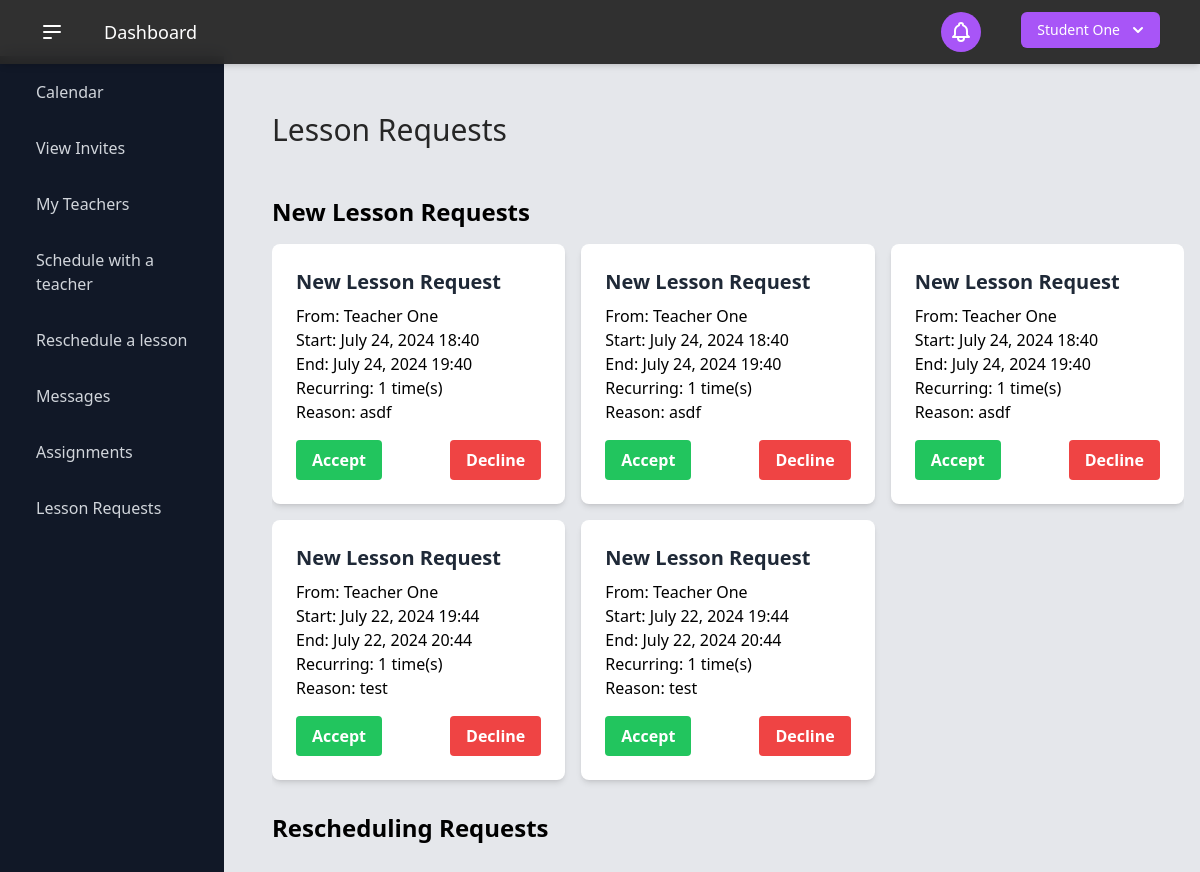
The app's page /lesson_requests/ (signed in), older data.
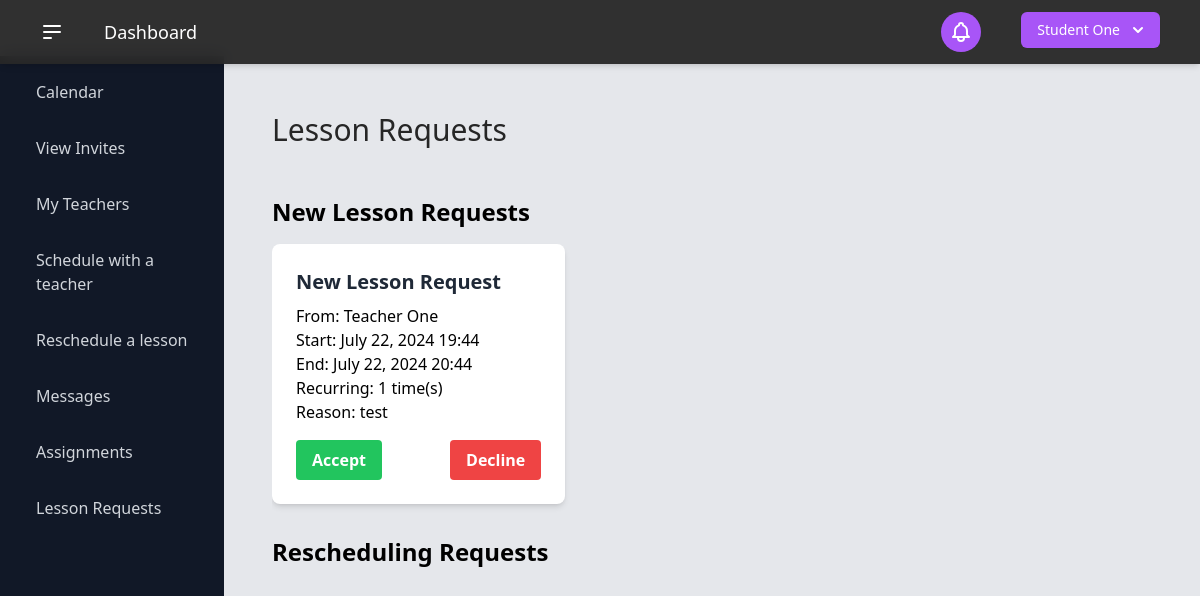
The same page, newer data.
### users/models.py (models this page shows, shortened)
class User(AbstractBaseUser):
    USER_TYPE_CHOICES = (
        (1, "Student"),
        (2, "Teacher"),
    )
    user_type = models.PositiveSmallIntegerField(
        choices=USER_TYPE_CHOICES,
        default=1,
    )
    email = models.EmailField(
        "email address",
        max_length=255,
        unique=True,
        validators=[EmailValidator(message="Enter a valid email address.")],
    )
    first_name = models.CharField(
        "first name",
        max_length=150,
        validators=[
            RegexValidator(r"^[a-zA-Z\s]+$", "Enter a valid first name (letters only).")
        ],
    )
    last_name = models.CharField(
        "last name",
        max_length=150,
        validators=[
            RegexValidator(r"^[a-zA-Z\s]+$", "Enter a valid last name (letters only).")
        ],
    )
    password = models.CharField(
        "password",
        max_length=255,
        validators=[
            MinLengthValidator(6),
            RegexValidator(
                r"^(?=.*[a-z])(?=.*[A-Z])(?=.*\d)[A-Za-z\d]{6,}$",
                "Password must have at least 6 characters, including a number and a capital letter.",
            ),
        ],
    )
    contact_number = PhoneNumberField()
    date_of_birth = models.DateField("date of birth")
    two_factor_enabled = models.BooleanField(default=False)
    two_factor_code = models.CharField(max_length=6, blank=True, null=True)
    two_factor_code_expiry = models.DateTimeField(blank=True, null=True)
    password_reset_token = models.CharField(max_length=100, null=True, blank=True)
    password_reset_token_created_at = models.DateTimeField(null=True, blank=True)
    objects = UserManager()
    USERNAME_FIELD = "email"
    REQUIRED_FIELDS = ["__all__"]
    def get_full_name(self):
        return f"{self.first_name} {self.last_name}"

class Teacher(models.Model):
    teacher_id = models.AutoField(primary_key=True)
    user = models.OneToOneField(User, on_delete=models.CASCADE)
    extra_teacher_info = models.TextField(
        "extra / optional teacher information",
        max_length=2000,
        blank=True,  # This field is optional
        null=True,
    )

### scheduling/models.py (models this page shows, shortened)
class LessonRequest(models.Model):
    request_id = models.AutoField(primary_key=True)
    student = models.ForeignKey(Student, on_delete=models.CASCADE)
    teacher = models.ForeignKey(Teacher, on_delete=models.CASCADE)
    requested_datetime = models.DateTimeField()
    is_approved = models.BooleanField(default=False)
    request_reason = models.CharField(max_length=255)
    end_datetime = models.DateTimeField(default=1)
    recurring_amount = models.IntegerField(default=False)
    is_sent_by_teacher = models.BooleanField(default=False)

### scheduling/views.py (the view, shortened to what this page needs)
# urls.py: path('lesson_requests/', views.lesson_requests, name='lesson_requests'),
@login_required
def lesson_requests(request):
    if request.user.user_type == 1:  # Student
        scheduling_requests = LessonRequest.objects.filter(
            student=request.user.student, is_approved=False
        )
        rescheduling_requests = ReschedulingRequest.objects.filter(
            original_lesson__student=request.user.student, is_approved=False
        )
    context = {
        "scheduling_requests": scheduling_requests,
        "rescheduling_requests": rescheduling_requests,
    }
    return render(request, "scheduling/lesson_requests.html", context)

### templates/scheduling/lesson_requests.html (shortened to what this page needs)
{% extends "_dashboard.html" %}
{% load static %}
{% block name %}Lesson Requests{% endblock %}
{% block content %}
<div class="container mx-auto py-8" x-data="{ showAcceptModal: false, showDeclineModal: false, selectedRequest: null, requestType: '' }">
    {% if scheduling_requests or rescheduling_requests %}
        <h2 class="text-2xl font-bold mb-4">New Lesson Requests</h2>
        <div class="grid grid-cols-1 md:grid-cols-2 lg:grid-cols-3 gap-4 mb-8">
            {% for request in scheduling_requests %}
                <div class="bg-white shadow-md rounded-lg p-6">
                    <h3 class="text-xl font-semibold text-gray-800 mb-2">New Lesson Request</h3>
                    {% if user.user_type == 1 %}
                        <p>From: {{ request.teacher.user.get_full_name }}</p>
                    {% else %}
                        <p>From: {{ request.student.user.get_full_name }}</p>
                    {% endif %}
                    <p>Start: {{ request.requested_datetime|date:"F d, Y H:i" }}</p>
                    <p>End: {{ request.end_datetime|date:"F d, Y H:i" }}</p>
                    <p>Recurring: {{ request.recurring_amount }} time(s)</p>
                    <p>Reason: {{ request.request_reason }}</p>
                    <div class="flex justify-between mt-4">
                        <button @click="showAcceptModal = true; selectedRequest = '{{ request.request_id }}'; requestType = 'schedule'" class="bg-green-500 hover:bg-green-600 text-white font-bold py-2 px-4 rounded">
                            Accept
                        </button>
                        <button @click="showDeclineModal = true; selectedRequest = '{{ request.request_id }}'; requestType = 'schedule'" class="bg-red-500 hover:bg-red-600 text-white font-bold py-2 px-4 rounded">
                            Decline
                        </button>
                    </div>
                </div>
            {% endfor %}
        </div>
        <h2 class="text-2xl font-bold mb-4">Rescheduling Requests</h2>
    {% else %}
        <p class="text-xl">No pending lesson requests.</p>
    {% endif %}
</div>
{% endblock %}

### templates/_dashboard.html (shortened to what this page needs)
{% load static %} {% load static tailwind_tags %}
<!DOCTYPE html>
<html lang="en">
  <head>
    {% tailwind_css %}
  </head>
  <body class="bg-neutral-200" x-data="{ sidebarOpen: true }">
    <div>
      <header class="sticky top-0 z-50">
        <div
          class="flex fixed top-0 py-2 w-full items-center justify-between bg-neutral-800 bg-opacity-95 backdrop-blur shadow-md"
        >
          <div class="flex flex-grow gap-x-10 px-10 text-lg text-white py-2.5">
            {% if user.is_authenticated %}
            <button
              @click="sidebarOpen = !sidebarOpen"
              class="text-white focus:outline-none"
            >
              <svg
                class="h-6 w-6"
                viewBox="0 0 24 24"
                fill="none"
                xmlns="http://www.w3.org/2000/svg"
              >
                <path
                  d="M4 6H20M4 12H20M4 18H11"
                  stroke="currentColor"
                  stroke-width="2"
                  stroke-linecap="round"
                  stroke-linejoin="round"
                ></path>
              </svg>
            </button>
            <div class="flex">
              <a href="{% url 'dashboard' %}" class="hover:text-purple-400"
                >Dashboard</a
              >
            </div>
            {% endif %}
          </div>
          <div
            id="messages-container"
            class="fixed left-1/2 transform -translate-x-1/2 z-50 w-full max-w-md px-4"
          >
            <div class="w-full pt-2">
            </div>
          </div>
          <div class="flex gap-x-6 px-6">
            {% block navright %} {% endblock navright %} {% if user.is_authenticated %}
            {% include "components/notification.html" %}
            {% include "components/current_user.html" %}
            {% endif %}
          </div>
        </div>
      </header>
      <main class="relative">
        <div class="flex h-screen bg-gray-200">
          <div
            class="z-30 inset-y-0 left-0 w-56 transition duration-300 transform bg-gray-900 overflow-y-auto fixed top-14"
            :class="{'translate-x-0 ease-out': sidebarOpen, '-translate-x-full ease-in': !sidebarOpen}"
          >
            <a
              href="{% url 'calendar' %}"
              class="flex items-center mt-4 py-2 px-6 text-gray-300 hover:bg-gray-700 hover:bg-opacity-25 hover:text-gray-100"
            >
              <span class="mx-3">Calendar</span>
            </a>
            {% if user.user_type == 1 %}
            <a
              href="{% url 'student_invites' %}"
              class="flex items-center mt-4 py-2 px-6 text-gray-300 hover:bg-gray-700 hover:bg-opacity-25 hover:text-gray-100"
            >
              <span class="mx-3">View Invites</span>
            </a>
            <a
              href="{% url 'student_teachers' %}"
              class="flex items-center mt-4 py-2 px-6 text-gray-300 hover:bg-gray-700 hover:bg-opacity-25 hover:text-gray-100"
              ><span class="mx-3">My Teachers</span></a
            >
            <a
              href="{% url 'student_lesson_request' %}"
              class="flex items-center mt-4 py-2 px-6 text-gray-300 hover:bg-gray-700 hover:bg-opacity-25 hover:text-gray-100"
            >
              <span class="mx-3">Schedule with a teacher</span>
            </a>
            {% endif %}
            <a
              href="{% url 'reschedule_lesson' %}"
              class="flex items-center mt-4 py-2 px-6 text-gray-300 hover:bg-gray-700 hover:bg-opacity-25 hover:text-gray-100"
            >
              <span class="mx-3">Reschedule a lesson</span>
            </a>
            <a
              href="{% url 'message_list' %}"
              class="flex items-center mt-4 py-2 px-6 text-gray-300 hover:bg-gray-700 hover:bg-opacity-25 hover:text-gray-100"
            >
              <span class="mx-3">Messages</span>
            </a>
            <a
              href="{% url 'assignment_list' %}"
              class="flex items-center mt-4 py-2 px-6 text-gray-300 hover:bg-gray-700 hover:bg-opacity-25 hover:text-gray-100"
            >
              <span class="mx-3">Assignments</span>
            </a>
            <a
              href="{% url 'lesson_requests' %}"
              class="flex items-center mt-4 py-2 px-6 text-gray-300 hover:bg-gray-700 hover:bg-opacity-25 hover:text-gray-100"
            >
              <span class="mx-3">Lesson Requests</span>
            </a>
          </div>
          <div
            class="flex-1 flex flex-col overflow-hidden"
            :class="{'ml-64': sidebarOpen, 'ml-0': !sidebarOpen}"
          >
            <div
              class="flex-1 flex flex-col overflow-hidden bg-gray-200 pt-28"
            >
              <div class="flex-1 flex flex-col overflow-hidden container mx-auto px-4">
                <h3 class="text-neutral-800 text-3xl font-medium mb-4">
                  {% block name %}{% endblock %}
                </h3>
                <div class="flex-1 overflow-y-auto">
                {% block content %}{% endblock %}
                 </div>
              </div>
            </div>
          </div>
        </div>
      </main>
    </div>
  </body>
</html>

### templates/components/notification.html (shortened to what this page needs)
{% load static %}
<div
    x-data="notificationComponent()"
    class="relative inline-block text-left mr-4"
>
    <button
        @click="toggleNotifications"
        class="inline-flex items-center justify-center w-10 h-10 rounded-full bg-purple-500 text-white focus:outline-none"
    >
    </button>
</div>

### templates/components/current_user.html (shortened to what this page needs)
{% load static %}
<div x-data="{ open: false }" class="relative inline-block text-left mr-4">
    <div>
        <button
            @click="open = !open"
            type="button"
            class="inline-flex justify-center w-full rounded-md shadow-sm px-4 py-2 bg-purple-500 text-sm font-medium text-white hover:bg-purple-600 ring-purple-800"
            id="options-menu"
            aria-haspopup="true"
            x-bind:aria-expanded="open"
        >
            {{ user.first_name }} {{ user.last_name }}
            <svg
                class="-mr-1 ml-2 h-5 w-5"
                xmlns="http://www.w3.org/2000/svg"
                viewBox="0 0 20 20"
                fill="currentColor"
                aria-hidden="true"
            >
                <path
                    fill-rule="evenodd"
                    d="M5.293 7.293a1 1 0 011.414 0L10 10.586l3.293-3.293a1 1 0 111.414 1.414l-4 4a1 1 0 01-1.414 0l-4-4a1 1 0 010-1.414z"
                    clip-rule="evenodd"
                />
            </svg>
        </button>
    </div>
</div>

Row changes from the older to the newer data that the page shows:
removed LessonRequest: teacher.user.get_full_name "Teacher One", requested_datetime "July 24, 2024 18:40", end_datetime "July 24, 2024 19:40", recurring_amount "1", request_reason "asdf"
removed LessonRequest: teacher.user.get_full_name "Teacher One", requested_datetime "July 24, 2024 18:40", end_datetime "July 24, 2024 19:40", recurring_amount "1", request_reason "asdf"
removed LessonRequest: teacher.user.get_full_name "Teacher One", requested_datetime "July 24, 2024 18:40", end_datetime "July 24, 2024 19:40", recurring_amount "1", request_reason "asdf"
removed LessonRequest: teacher.user.get_full_name "Teacher One", requested_datetime "July 22, 2024 19:44", end_datetime "July 22, 2024 20:44", recurring_amount "1", request_reason "test"
